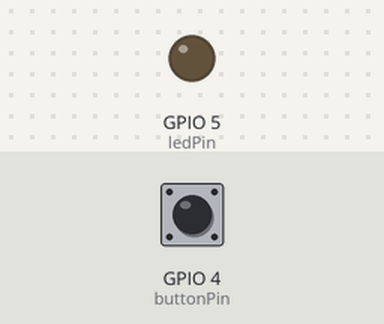
Recording of a sketch running on a simulated ESP32. Parts: output pins drawn as LEDs (lit = HIGH). The test bench sets the inputs (shaded band); at power-on: GPIO 4 (buttonPin) HIGH. What the sketch prints to the serial monitor is not drawn.

Above: at 1.2 s.
1.3 s: GPIO 4 (buttonPin) pulled LOW for 0.15 s
At 1.37 s:
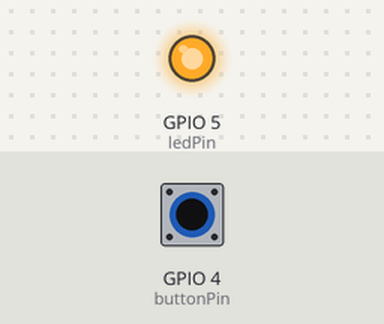
2.9 s: GPIO 4 (buttonPin) pulled LOW for 3.2 s
At 7.5 s:
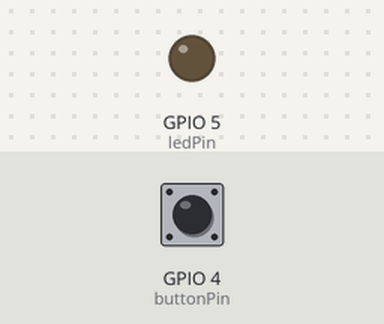
Timing chart, 0 to 9.0 s (numbered marks = the images above; inputs shaded):
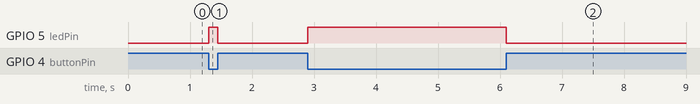

The sketch:

assignment2_code.ino
```cpp
// Complete Instructions: https://RandomNerdTutorials.com/esp32-digital-inputs-outputs-arduino/

// set pin numbers
const int buttonPin = 4;  // the number of the pushbutton pin
const int ledPin =  5;    // the number of the LED pin

// variable for storing the pushbutton status
int buttonState = 0;

void setup() {
  Serial.begin(115200);
  // initialize the pushbutton pin as an input
  pinMode(buttonPin, INPUT);
  // initialize the LED pin as an output
  pinMode(ledPin, OUTPUT);
}

void loop() {
  // read the state of the pushbutton value
  buttonState = digitalRead(buttonPin);
  Serial.println(buttonState);
  // check if the pushbutton is pressed.
  // if it is, the buttonState is HIGH
  if (buttonState == LOW) {
    // turn LED on
    digitalWrite(ledPin, HIGH);
  } else {
    // turn LED off
    digitalWrite(ledPin, LOW);
  }
}
```

Measured:
- after the input at 1.3 s, GPIO 5 (ledPin): LOW → HIGH at once, → LOW 0.15 s later
- after the input at 2.9 s, GPIO 5 (ledPin): LOW → HIGH at once, → LOW 3.2 s later
